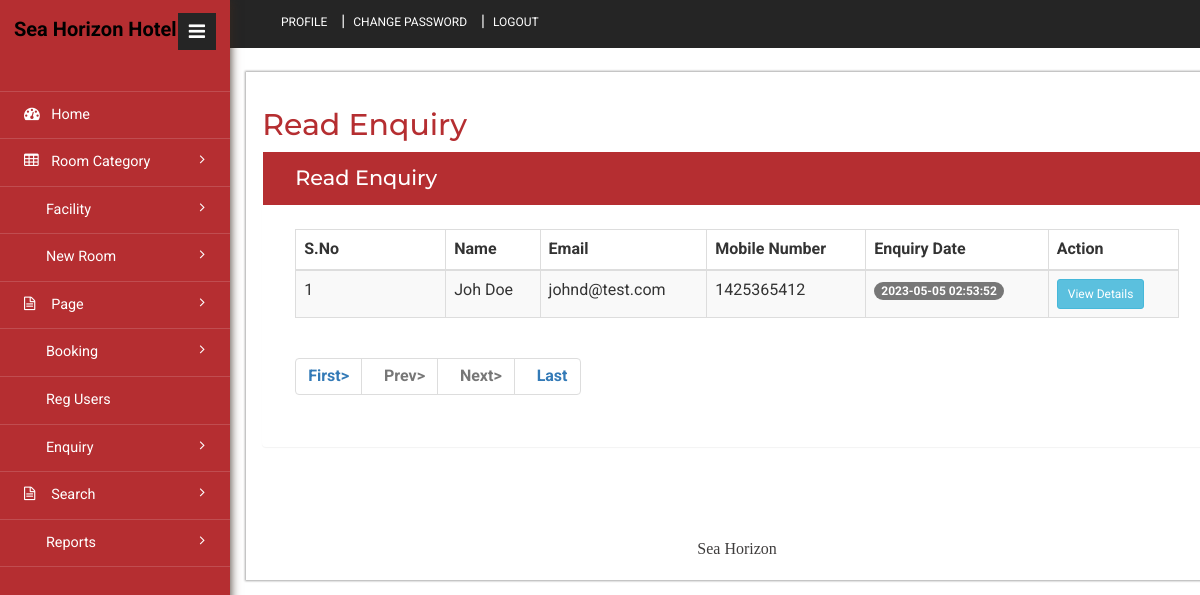
Screenshot of /hbms/admin/read-enquiry.php (signed in) with the database file from the repository.
### tables this page shows
CREATE TABLE `tblcontact` (
  `ID` int(10) NOT NULL,
  `Name` varchar(200) DEFAULT NULL,
  `MobileNumber` bigint(10) DEFAULT NULL,
  `Email` varchar(200) DEFAULT NULL,
  `Message` mediumtext DEFAULT NULL,
  `EnquiryDate` timestamp NULL DEFAULT current_timestamp(),
  `IsRead` int(5) DEFAULT NULL
);

### hbms/admin/read-enquiry.php (the view, shortened to what this page needs)
<?php
include('includes/dbconnection.php');
if (strlen($_SESSION['hbmsaid'] == 0)) {
    header('location:logout.php');
} else {
?>
    <!DOCTYPE HTML>
    <html>
    <head>
        <link href="css/bootstrap.min.css" rel='stylesheet' type='text/css' />
        <link href="css/style.css" rel='stylesheet' type='text/css' />
        <link href="css/font-awesome.css" rel="stylesheet">
        <link rel="stylesheet" href="css/icon-font.min.css" type='text/css' />
    </head>
    <body>
        <div class="page-container">
            <div class="left-content">
                <div class="inner-content">
                    <?php include_once('includes/header.php'); ?>
                    <div class="content">
                        <div class="women_main">
                            <div class="grids">
                                <div class="progressbar-heading grids-heading">
                                    <h2>Read Enquiry</h2>
                                </div>
                                <div class="panel panel-widget forms-panel">
                                    <div class="forms">
                                        <div class="form-grids widget-shadow" data-example-id="basic-forms">
                                            <div class="form-title">
                                                <h4>Read Enquiry</h4>
                                            </div>
                                            <div class="form-body">
                                                <table class="table table-bordered table-striped table-vcenter js-dataTable-full-pagination">
                                                    <thead>
                                                        <tr>
                                                            <th>S.No</th>
                                                            <th>Name</th>
                                                            <th>Email</th>
                                                            <th>Mobile Number</th>
                                                            <th>Enquiry Date</th>
                                                            <th>Action</th>
                                                        </tr>
                                                    </thead>
                                                    <tbody>
                                                        <?php
                                                        if (isset($_GET['pageno'])) {
                                                            $pageno = $_GET['pageno'];
                                                        } else {
                                                            $pageno = 1;
                                                        }
                                                        $no_of_records_per_page = 10;
                                                        $offset = ($pageno - 1) * $no_of_records_per_page;
                                                        $ret = "SELECT ID FROM tblcontact";
                                                        $query1 = $dbh->prepare($ret);
                                                        $query1->execute();
                                                        $total_rows = $query1->rowCount();
                                                        $total_pages = ceil($total_rows / $no_of_records_per_page);
                                                        $sql = "SELECT * from tblcontact where IsRead='1' LIMIT $offset, $no_of_records_per_page";
                                                        $query = $dbh->prepare($sql);
                                                        $query->execute();
                                                        $results = $query->fetchAll(PDO::FETCH_OBJ);
                                                        $cnt = 1;
                                                        if ($query->rowCount() > 0) {
                                                            foreach ($results as $row) {               ?>
                                                                <tr>
                                                                    <td><?php echo htmlentities($cnt); ?></td>
                                                                    <td><?php echo htmlentities($row->Name); ?></td>
                                                                    <td><?php echo htmlentities($row->Email); ?></td>
                                                                    <td><?php echo htmlentities($row->MobileNumber); ?></td>
                                                                    <td>
                                                                        <span class="badge badge-primary"><?php echo htmlentities($row->EnquiryDate); ?></span>
                                                                    </td>
                                                                    <td><a href="view-enquiry.php?viewid=<?php echo htmlentities($row->ID); ?>" class="btn btn-info btn-sm">View Details</a></td>
                                                                </tr>
                                                        <?php $cnt = $cnt + 1;
                                                            }
                                                        } ?>
                                                    </tbody>
                                                </table>
                                                <div align="left">
                                                    <ul class="pagination">
                                                        <li><a href="?pageno=1"><strong>First></strong></a></li>
                                                        <li class="<?php if ($pageno <= 1) {
                                                                        echo 'disabled';
                                                                    } ?>">
                                                            <a href="<?php if ($pageno <= 1) {
                                                                            echo '#';
                                                                        } else {
                                                                            echo "?pageno=" . ($pageno - 1);
                                                                        } ?>"><strong style="padding-left: 10px">Prev></strong></a>
                                                        </li>
                                                        <li class="<?php if ($pageno >= $total_pages) {
                                                                        echo 'disabled';
                                                                    } ?>">
                                                            <a href="<?php if ($pageno >= $total_pages) {
                                                                            echo '#';
                                                                        } else {
                                                                            echo "?pageno=" . ($pageno + 1);
                                                                        } ?>"><strong style="padding-left: 10px">Next></strong></a>
                                                        </li>
                                                        <li><a href="?pageno=<?php echo $total_pages; ?>"><strong style="padding-left: 10px">Last</strong></a></li>
                                                    </ul>
                                                </div>
                                            </div>
                                        </div>
                                    </div>
                                </div>
                            </div>
                            <?php include_once('includes/footer.php'); ?>
                        </div>
                    </div>
                </div>
            </div>
            <?php include_once('includes/sidebar.php'); ?>
        </div>
    </body>
    </html><?php }  ?>

### rows the page displays
tblcontact: Name "Joh Doe", Email "johnd@test.com", MobileNumber "1425365412", EnquiryDate "2023-05-05 02:53:52"
